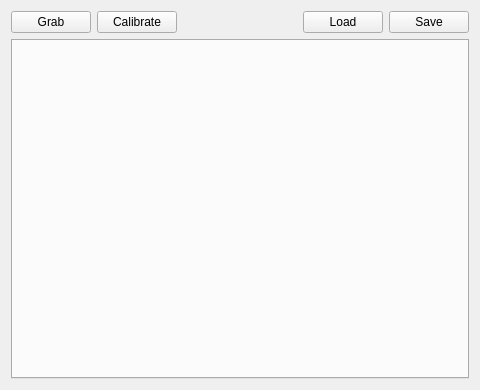
<?xml version="1.0" encoding="UTF-8"?>
<ui version="4.0">
 <class>MainWindow</class>
 <widget class="QMainWindow" name="MainWindow">
  <property name="geometry">
   <rect>
    <x>0</x>
    <y>0</y>
    <width>480</width>
    <height>390</height>
   </rect>
  </property>
  <property name="windowTitle">
   <string>MainWindow</string>
  </property>
  <widget class="QWidget" name="centralWidget">
   <layout class="QVBoxLayout" name="verticalLayout">
    <item>
     <layout class="QHBoxLayout" name="horizontalLayout">
      <item>
       <widget class="QPushButton" name="grab">
        <property name="text">
         <string>Grab</string>
        </property>
       </widget>
      </item>
      <item>
       <widget class="QPushButton" name="calibrate">
        <property name="text">
         <string>Calibrate</string>
        </property>
       </widget>
      </item>
      <item>
       <spacer name="horizontalSpacer">
        <property name="orientation">
         <enum>Qt::Horizontal</enum>
        </property>
        <property name="sizeHint" stdset="0">
         <size>
          <width>40</width>
          <height>20</height>
         </size>
        </property>
       </spacer>
      </item>
      <item>
       <widget class="QPushButton" name="load">
        <property name="text">
         <string>Load</string>
        </property>
       </widget>
      </item>
      <item>
       <widget class="QPushButton" name="save">
        <property name="text">
         <string>Save</string>
        </property>
       </widget>
      </item>
     </layout>
    </item>
    <item>
     <widget class="QTabWidget" name="tabWidget"/>
    </item>
   </layout>
  </widget>
 </widget>
 <layoutdefault spacing="6" margin="11"/>
 <resources/>
 <connections/>
</ui>
